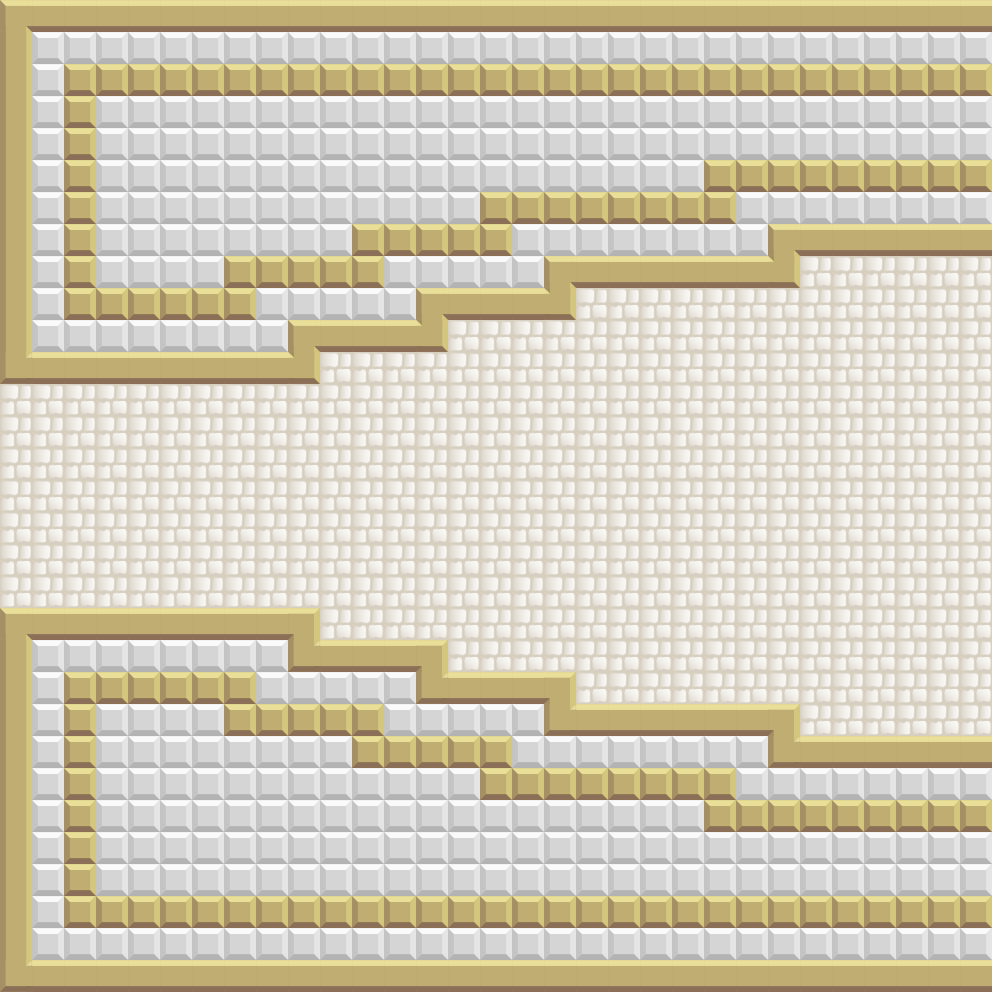

This game map was drawn from its Tiled (.tmx) file and the tilesets committed beside it. A one-line description and the trimmed map source follow:
An orthogonal 31x31 tile map with 32x32 px tiles, 1 tile layer (Kachelebene 1).

<map version="1.0" orientation="orthogonal" width="31" height="31" tilewidth="32" tileheight="32">
 <tileset firstgid="1" name="tiles1" tilewidth="32" tileheight="32">
  <image source="tiles1.png" width="192" height="768" />
  <tile id="105">
   <properties>
    <property name="walkable" value="1" />
   </properties>
  </tile>
  <tile id="106">
   <properties>
    <property name="finalFinish" value="1" />
    <property name="walkable" value="1" />
   </properties>
  </tile>
  <tile id="107">
   <properties>
    <property name="spawn" value="1" />
    <property name="walkable" value="1" />
   </properties>
  </tile>
 </tileset>
 <layer name="Kachelebene 1" width="31" height="31">
  <data>[961 cells, 961 non-empty, 11 distinct tile ids]</data>
 </layer>
</map>
